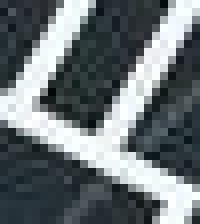
#> input picture IMG3.jpeg, 25 x 28 px (shown 8 times larger)
$ jupyter execute --allow-errors main_pathplanning.ipynb
#> lines starting #> are read from the running program, lines starting #| are printed output that depends on the picture; after the words box and inside, x2 and y2 are one past the last pixel; in counts of white or black regions, pixels touching at a corner belong together
[cell 1]
import numpy as np

[cell 2]
import cv2

[cell 3]
g=cv2.imread("IMG3.jpeg")
#> g is the input picture: shape (28, 25, 3); mean B, G, R 117.6, 114.7, 106.3
cv2.imshow("1",g)
cv2.waitKey(0)
cv2.destroyAllWindows()

[cell 4]
n,m,x=g.shape
#> n = 28; m = 25; x = 3

[cell 5]
n
#> Out = 28

[cell 6]
environment_rows = 28
environment_columns =25
q_values = np.zeros((environment_rows, environment_columns, 4))

[cell 7]
actions = ['up', 'right', 'down', 'left']

[cell 8]
rewards = np.full((environment_rows, environment_columns), -100.)
rewards[0, 7] = 100.
for i in range(environment_rows):
    for j in range(environment_columns):
        if np.sum(g[i][j])>650:
            rewards[i][j]=-1
for row in rewards:
    print(row)
# rewards[209][34]

[cell 9]
rewards[25][23]

[cell 10]
#finding the given state
def is_terminal_state(current_row_index, current_column_index):
    if rewards[current_row_index, current_column_index] == -1.:
        return False
    else:
        return True

def get_starting_location():
    #finding a non terminaing starting position
    current_row_index = np.random.randint(environment_rows)
    current_column_index = np.random.randint(environment_columns)

    while is_terminal_state(current_row_index, current_column_index):
        current_row_index = np.random.randint(environment_rows)
        current_column_index = np.random.randint(environment_columns)
    return current_row_index, current_column_index

def get_next_action(current_row_index, current_column_index, epsilon):
    if np.random.random() < epsilon:
        return np.argmax(q_values[current_row_index, current_column_index])
    else:
        return np.random.randint(4)

def get_next_location(current_row_index, current_column_index, action_index):
    new_row_index = current_row_index
    new_column_index = current_column_index
    if actions[action_index] == 'up' and current_row_index > 0:
        new_row_index -= 1
    elif actions[action_index] == 'right' and current_column_index < environment_columns - 1:
        new_column_index += 1
    elif actions[action_index] == 'down' and current_row_index < environment_rows - 1:
        new_row_index += 1
    elif actions[action_index] == 'left' and current_column_index > 0:
        new_column_index -= 1
    return new_row_index, new_column_index

def get_shortest_path(start_row_index, start_column_index):

    if is_terminal_state(start_row_index, start_column_index):
        return []
    else:
        current_row_index, current_column_index = start_row_index, start_column_index
        shortest_path = []
        shortest_path.append([current_row_index, current_column_index])

    while not is_terminal_state(current_row_index, current_column_index):

        action_index = get_next_action(current_row_index, current_column_index, .9)

        current_row_index, current_column_index = get_next_location(current_row_index, current_column_index, action_index)
        shortest_path.append([current_row_index, current_column_index])
    return shortest_path

[cell 11]
epsilon = 0.9
discount_factor = 0.9
learning_rate = 0.9


for episode in range(1000):

    row_index, column_index = get_starting_location()


    while not is_terminal_state(row_index, column_index):

        action_index = get_next_action(row_index, column_index, epsilon)


        old_row_index, old_column_index = row_index, column_index
        row_index, column_index = get_next_location(row_index, column_index, action_index)


        reward = rewards[row_index, column_index]
        old_q_value = q_values[old_row_index, old_column_index, action_index]
        temporal_difference = reward + (discount_factor * np.max(q_values[row_index, column_index])) - old_q_value


        new_q_value = old_q_value + (learning_rate * temporal_difference)
        q_values[old_row_index, old_column_index, action_index] = new_q_value

print('Training complete!')

[cell 12]
print(get_shortest_path(25,23))

[cell 13]
x=get_shortest_path(25, 23)

[cell 14]
x=np.array(x)
x.shape

#> (a cell that did not finish here is left out)

[cell 16]
g=cv2.imread("IMG3.jpeg",)
n,m=x.shape
for i in range(n-1):
    cv2.line(g,(x[i][1],x[i][0]),(x[i+1][1],x[i+1][0]),(0,255,0),1)
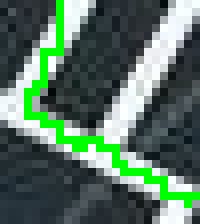
#> g: shape (28, 25, 3) (shown 8 times larger); 7.57% of pixels changed, all inside (x1, y1, x2, y2) = (3, 0, 25, 26)

resized = cv2.resize(g, (500, 500), interpolation = cv2.INTER_AREA)
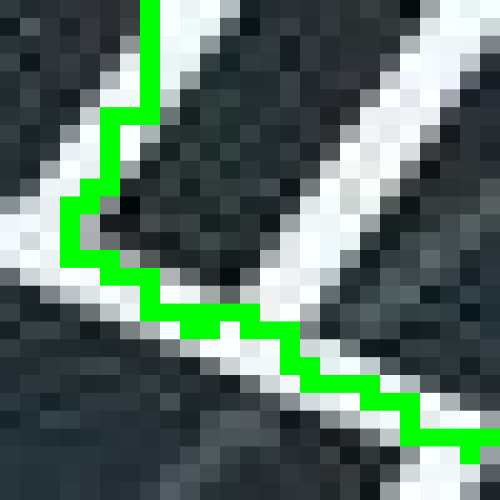
#> resized: shape (500, 500, 3); mean B, G, R 98.9, 115.4, 88.2
cv2.imshow("Model Image", resized)
cv2.waitKey(0)
cv2.destroyAllWindows()
